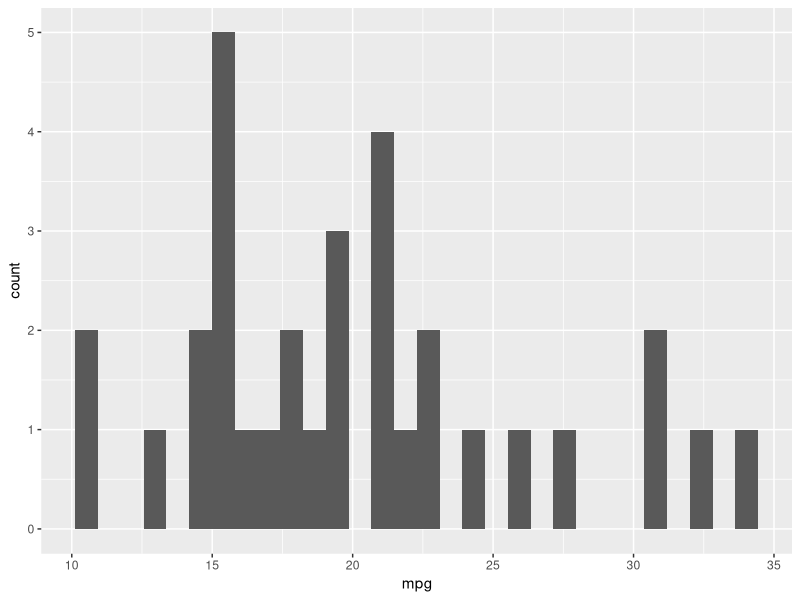
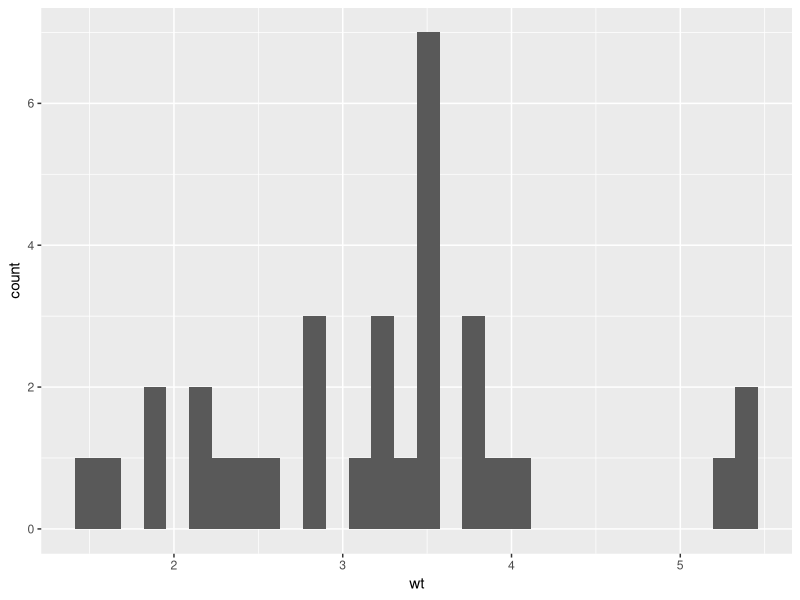
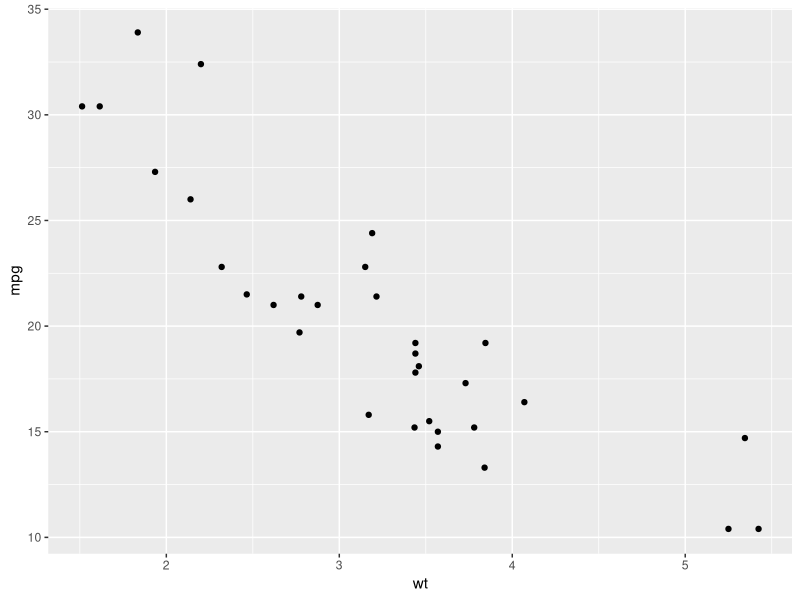
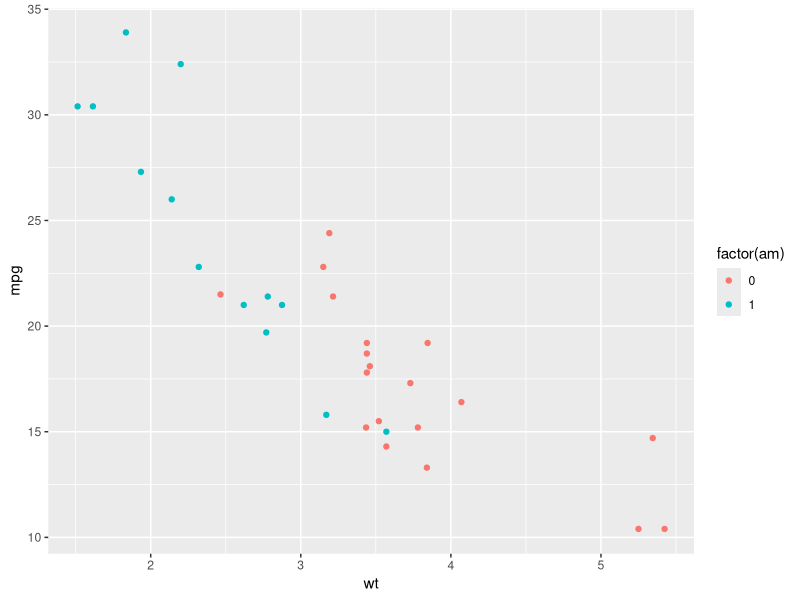

Recreate these plots in R, in order.
## ---- chunk 1
library(tidyverse)
## ---- chunk 2
n <- 1000
n_t <- 500
n_c <- 500
r_t <- 0.5
r_c <- 0.4
# the average treatment effect (ATE) is the 
# difference in the outcome, response here
e <- r_t - r_c
# the standard error is s/sqrt(n)
# s for a binary is p*(1-p)
# so se for 1 is p*(1-p)/sqrt(n)
se_t <- (r_t * (1-r_t))/sqrt(n_t)
se_c <- (r_c * (1-r_c))/sqrt(n_c)
# the SE of a sum or difference of two variables is
# sqrt(se_1^2 + se_2^2)
se_e <- sqrt(se_t^2 + se_c^2)
## ---- chunk 3
0.21/0.05^2
## ---- chunk 4
ggplot(mtcars, aes(x = mpg)) + geom_histogram()
## ---- chunk 5
ggplot(mtcars, aes(x = wt)) + geom_histogram()
## ---- chunk 6
ggplot(mtcars,
       aes(x = wt, y = mpg)) + 
  geom_point()
## ---- chunk 7
ggplot(mtcars,
       aes(x = wt, y = mpg, color = factor(am))) + 
  geom_point()
